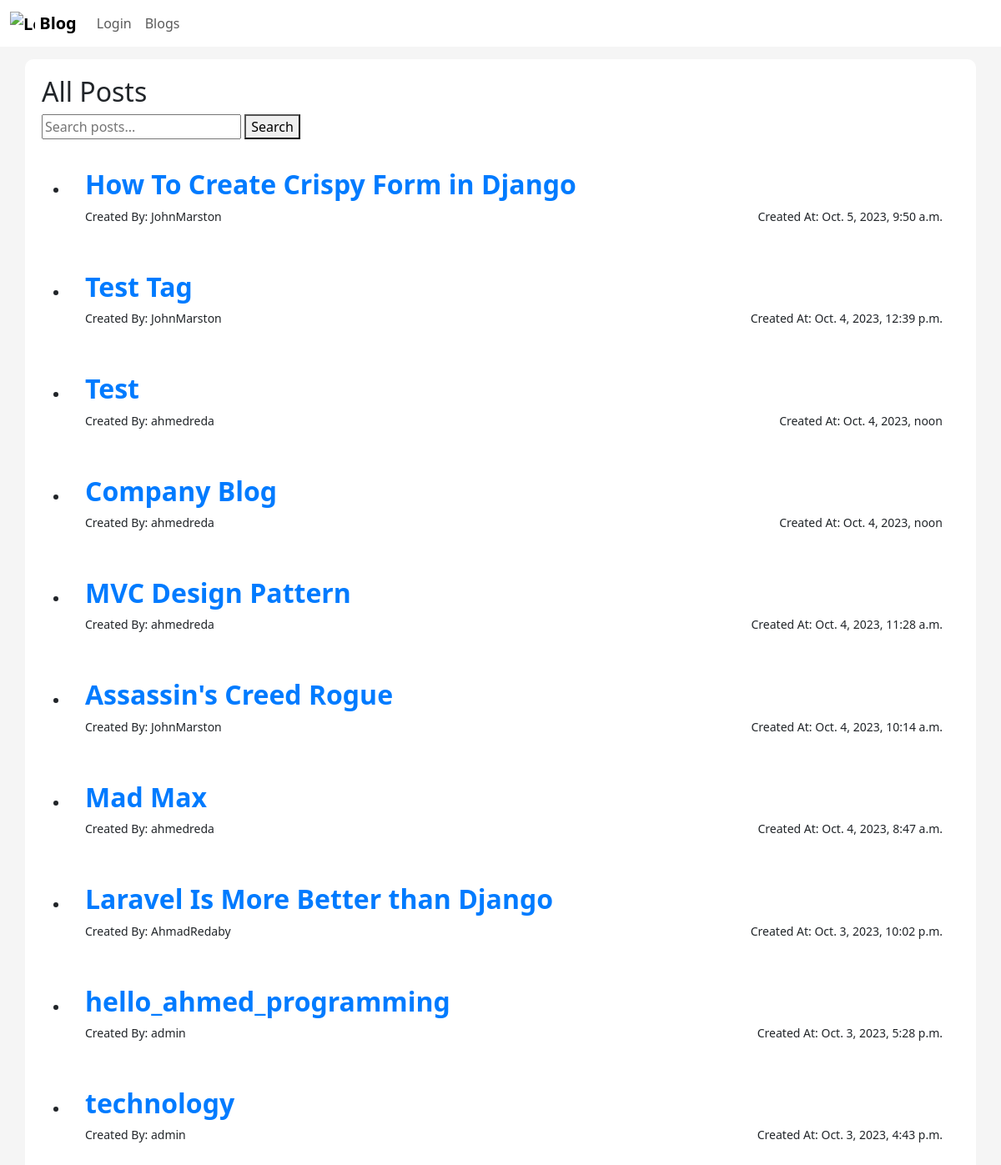
/publish/ (upper part), run on an earlier commit of the app's database.
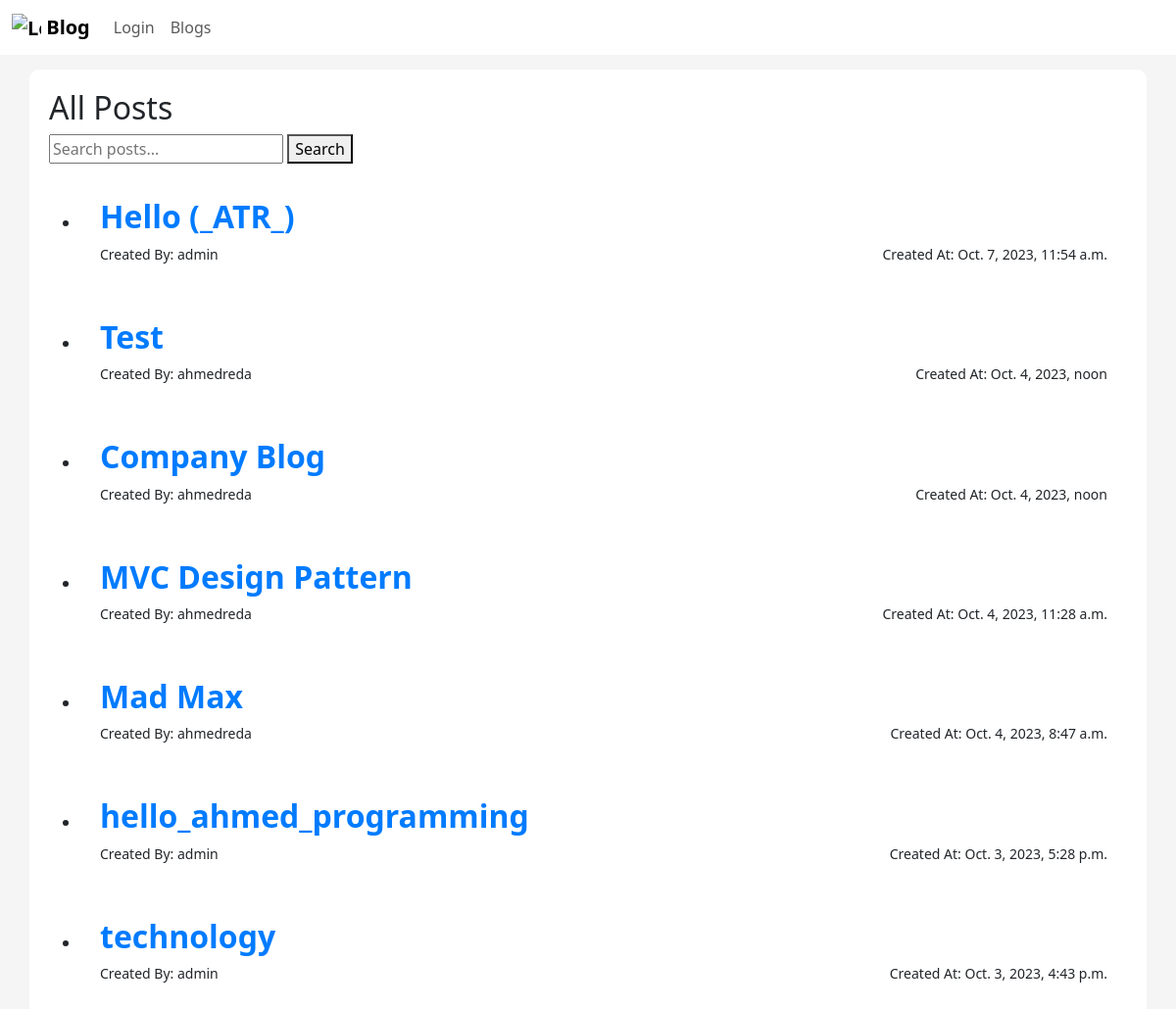
And on a later commit of the database.
### myApp/models.py (models this page shows, shortened)
class Blog(models.Model):
  ID = models.BigAutoField(auto_created = True, primary_key=True, verbose_name="ID")
  title = models.CharField(max_length=200)
  content = models.TextField()
  author = models.ForeignKey(User, on_delete=models.CASCADE, blank=False)
  created_at = models.DateTimeField(auto_now_add=True, blank=True)
  updated_at = models.DateTimeField(auto_now=True)
  is_draft = models.BooleanField(default=True)
  publish_status = models.CharField(max_length=10, choices=[('draft', 'Draft'), ('published', 'Published')], default='draft')
  tags = models.ManyToManyField(Tag,related_name="tag_posts")
  categories = models.ManyToManyField(Category)
  company = models.ForeignKey(Company, on_delete=models.SET_NULL, blank=True, null=True)

### myApp/views.py (the view)
# urls.py: path('publish/', views.publish_blog_post, name='publish_blog_post'),
def publish_blog_post(request):
    query = request.GET.get('q')
    posts = Blog.objects.filter(publish_status='published').order_by('-created_at')
    if query:
        posts = posts.filter(title__icontains=query)  # You can add more filters if needed
    return render(request, 'Blog/publish.html', {'posts': posts, 'query': query})

### myApp/templates/Blog/publish.html (shortened to what this page needs)
<!DOCTYPE html>
<html lang="en">
	{% load static %} {% load crispy_forms_tags %}
	<head>
		<link href="{% static 'css/bootstrap.css' %}" rel="stylesheet" />
		<link href="{% static 'css/home.css' %}" rel="stylesheet" />
	</head>
	<body>
{% include "Blog/blogNavBar.html" %}
<div class="container">
    <h2 class="page-title">All Posts</h2>
    <form method="get" class="search-form">
        <input type="text" name="q" placeholder="Search posts..." {% if query %}value="{{ query }}"{% endif %}>
        <button type="submit">Search</button>
    </form>
    <ul class="post-list">
        {% for post in posts %}
        <li class="container-sm container">
            <h2><a href="{% url "blogPage" id=post.ID %}">{{ post.title }}</a></h2>
            <div class="little">
                <div>Created By: {{ post.author.username }}</div>
                <div>Created At: {{ post.created_at }}</div>
            </div>
        </li>
        {% endfor %}
    </ul>
</div>
    </body>
</html>

What changed in the data, as far as the page shows it:
removed Blog: title "How To Create Crispy Form in Django", author.username "JohnMarston", created_at "Oct. 5, 2023, 9:50 a.m."
removed Blog: title "Test Tag", author.username "JohnMarston", created_at "Oct. 4, 2023, 12:39 p.m."
removed Blog: title "Assassin's Creed Rogue", author.username "JohnMarston", created_at "Oct. 4, 2023, 10:14 a.m."
removed Blog: title "Laravel Is More Better than Django", author.username "AhmadRedaby", created_at "Oct. 3, 2023, 10:02 p.m."
added Blog: title "Hello (_ATR_)", author.username "admin", created_at "Oct. 7, 2023, 11:54 a.m."
